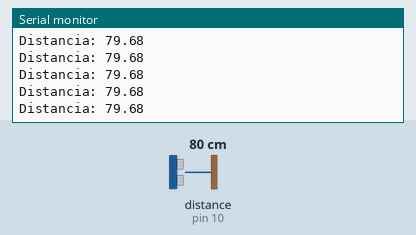
Simulated run of this sketch. Board: Arduino Uno, built with avr-gcc and run on an emulated ATmega328P. On the bench: the last lines printed to the serial monitor. Wiring (inferred from the names in the program): ultrasonic range finder: trigger pin 11; echo pin 10. Inputs (shaded band) come from the test bench; at power-on: distance to the obstacle (sensor on pin 10) 80 cm. The echo pulse lasts 58.3 µs per cm.

Above: at 1.2 s.
1.3 s: distance to the obstacle (sensor on pin 10) set to 120 cm
At 2.2 s:
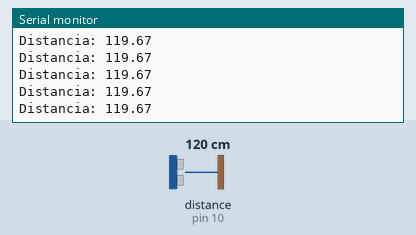
4.3 s: distance to the obstacle (sensor on pin 10) set to 2 cm
At 4.9 s:
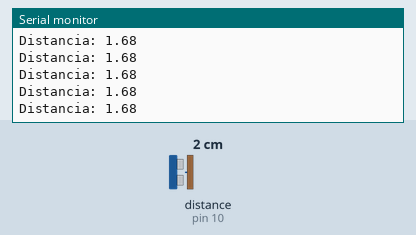
10.3 s: distance to the obstacle (sensor on pin 10) set to 250 cm
At 11.0 s:
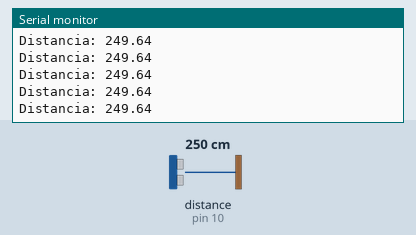
13.3 s: distance to the obstacle (sensor on pin 10) set to 4 cm
At 14.3 s:
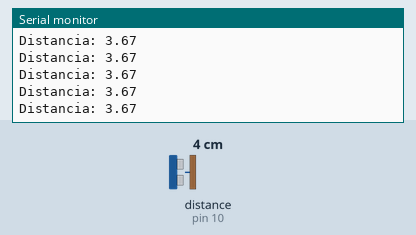
Timing chart, 0 to 16.3 s (numbered marks = the images above; inputs shaded):
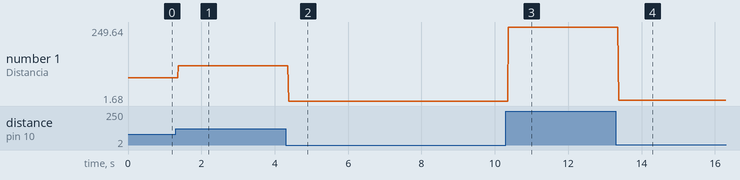

The sketch:

ExUltrasonido.ino
```cpp
// Conectamos el PIN ECHO del ultrasonido al pin 10 del Arduino.
// Este pin se pone a HIGH cuando el ultrasonido recibe el eco de la señal que envia.
int PIN_ECHO = 10;

// Conectamos el PIN TRIGGER del ultrasonido al pin 10 del Arduino.
// Este pin lo utilizamos para decirle al ultrasonido que empieze una medicion.
int PIN_TRIGGER = 11;

// El codigo de esta funcion solo se ejecuta una vez.
void setup() {
  // Iniciamos la comunicacion por el puerto serie a 9600 baudios.
  Serial.begin(9600);
  // Configuramos el pin por el que vamos a recibir el eco como entrada.
  pinMode(PIN_ECHO, INPUT);
  // Configuramos el pin por el que vamos a pedir la medicion como salida.
  pinMode(PIN_TRIGGER, OUTPUT);
}

// Declaramos dos variables. Una para el tiempo i otra para la distancia.
int tiempo;
float distancia;

void loop() {
  // El ultrasonido empieza a medir despues de una señal de 10 milisegundos a HIGH en el pin de TRIGGER.
  digitalWrite(PIN_TRIGGER, HIGH);
  delayMicroseconds(10);
  digitalWrite(PIN_TRIGGER, LOW);

  // pulseIn es una llamada especial de arduino que espera a que un pin reciba una señal y
  // cuenta cuanto tiempo ha estado el pin a esa señal.
  // Divimos el tiempo entre dos porque el sonido va y viene.
  tiempo = (pulseIn(PIN_ECHO, HIGH) / 2);

  // Para la distancia dividimos entre la velocidad del sonido. tiempo * (distancia / tiempo) = distancia.
  distancia = float(tiempo * 0.0343);

  Serial.print("Distancia: ");
  Serial.println(distancia);
}
```

substr.c
```cpp
// https://stackoverflow.com/questions/29671455/how-to-split-a-string-using-a-specific-delimiter-in-arduino
String substr(String data, char separator, int index){
  int found = 0;
  int strIndex[] = {0, -1};
  int maxIndex = data.length()-1;

  for(int i=0; i<=maxIndex && found<=index; i++){
    if(data.charAt(i)==separator || i==maxIndex){
        found++;
        strIndex[0] = strIndex[1]+1;
        strIndex[1] = (i == maxIndex) ? i+1 : i;
    }
  }

  return found>index ? data.substring(strIndex[0], strIndex[1]) : "";
}
```

Measured:
- after the input at 1.3 s, the serial monitor: prints a new line after 0.07 s (image 1)
- after the input at 4.3 s, the serial monitor: prints a new line after 0.08 s (image 2)
- after the input at 10.3 s, the serial monitor: prints a new line after 0.07 s (image 3)
- after the input at 13.3 s, the serial monitor: prints a new line after 0.07 s (image 4)
- plotted number 1: 79.68 → 119.67 after the input at 1.3 s, 119.67 → 1.68 after the input at 4.3 s, 1.68 → 249.64 after the input at 10.3 s, 249.64 → 3.67 after the input at 13.3 s
